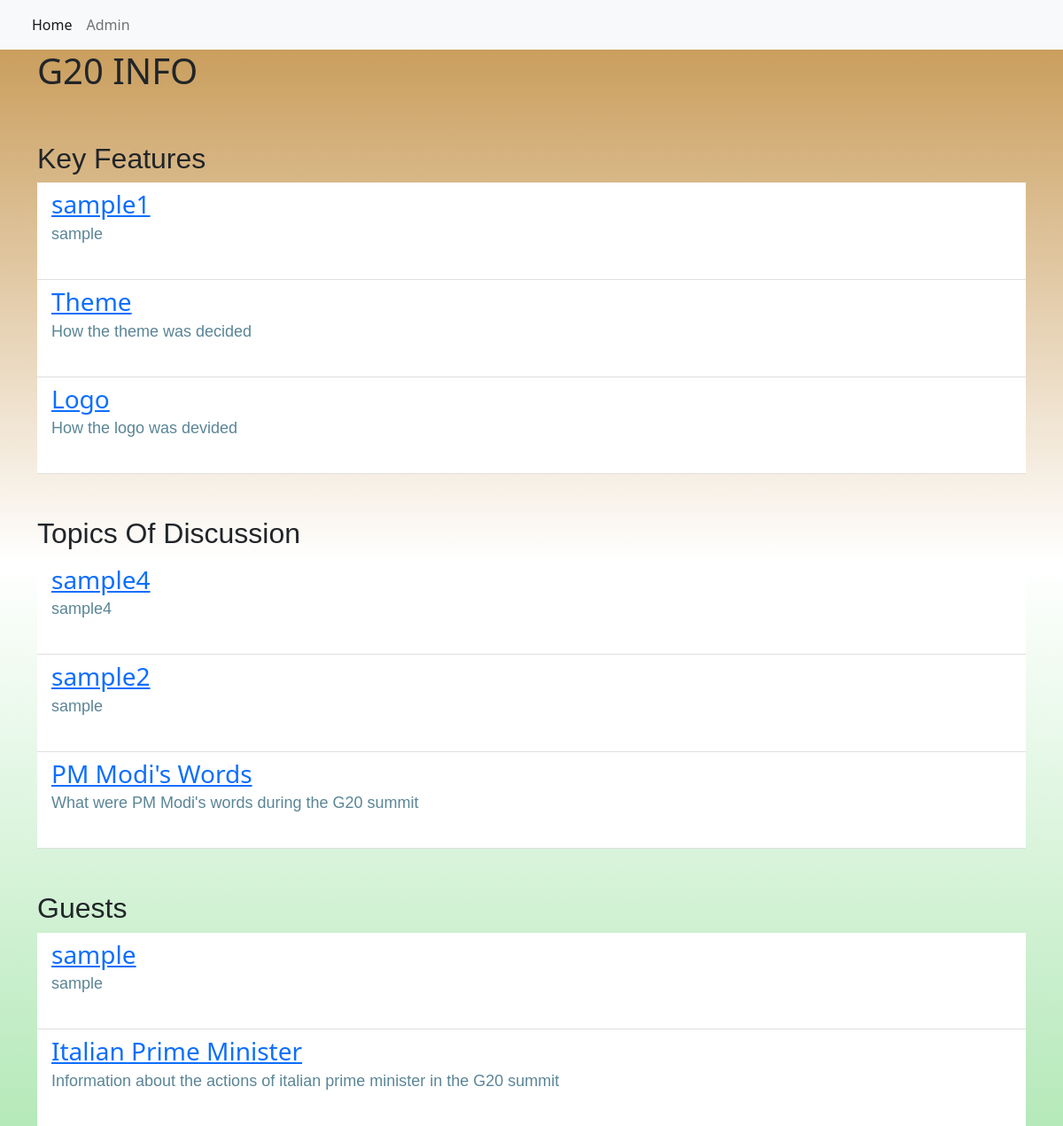
The page / on the database its author committed.
### G20/models.py (models this page shows)
class Item(models.Model):
    Topic = models.CharField(max_length=1000, unique=True)
    description = models.CharField(max_length=2000, unique=False)
    topic_type = models.CharField(max_length=200, choices=TOPIC_TYPE,default='Key Features')
    image = models.ImageField(upload_to="G20/images",default="")

### G20/views.py (the view)
# urls.py: path('',views.Topiclist.as_view(),name='home'),
class Topiclist(generic.ListView):
    queryset = Item.objects.order_by("-description")
    template_name = "index.html"
    def get_context_data(self, **kwargs):
        context =super().get_context_data(**kwargs)
        context['titles'] = TOPIC_TYPE
        return context

### templates/index.html (shortened to what this page needs)
{% extends 'base.html' %}
{% block content %}
<div class="container">
    <head>
    </head>
  <h1>G20 INFO</h1>
    <ul class="list-group list-group-flush">
        {% for title in titles %}
            <h2 class="pt-5">{{ title.1 }}</h2>
                {% for row in item_list %}
                    {% if row.topic_type == title.0 %}
                        <li class="list-group-item d-flex justify-content-between align-items-center border-0 pb-0">
                            <a href="{% url 'detail' row.pk %}"><h3>{{ row.Topic }}</h3></a>
                        </li>
                        <li class="list-group-item pt-0">
                            <p>{{ row.description }}</p>
                        </li>
                        {% endif %}
                {% endfor %}
        {% endfor %}
    </ul>
</div>
{% endblock content %}

### templates/base.html (shortened to what this page needs)
<!DOCTYPE html>
<html lang="en">
    <head>
        <link href="https://cdn.jsdelivr.net/npm/bootstrap@5.2.0-beta1/dist/css/bootstrap.min.css" rel="stylesheet">
    </head>
    <body  style=" background: linear-gradient(to bottom, #c5954e, #ffffff, #b5e9b9);">
        <nav class="navbar navbar-expand-lg bg-light">
            <div class="container-fluid">
                <div class="collapse navbar-collapse" id="navbarNav">
                    <ul class="navbar-nav">
                         <li class="nav-item">
                            <a class="nav-link active" aria-current="page" href="{% url 'home' %}">Home</a>
                        </li>
                        <li class="nav-item">
                            <a class="nav-link" aria-current="page" href="/admin">Admin</a>
                        </li>
                    </ul>
                </div>
            </div>
        </nav>
        {% block content %}
        {% endblock content %}
    </body>
</html>

### templates/index.html (style rules this page uses)
p { color: rgb(90, 133, 150); height: 40px; margin-top: -5px; font-family: 'Lucida Sans', 'Lucida Sans Regular', 'Lucida Grande', 'Lucida Sans Unicode', Geneva, Verdana, sans-serif; font-size: large; }
h2 { font-family: 'Trebuchet MS', 'Lucida Sans Unicode', 'Lucida Grande', 'Lucida Sans', Arial, sans-serif; }

### rows shown on the page
Item: Topic "sample1", description "sample"
Item: Topic "Theme", description "How the theme was decided"
Item: Topic "Logo", description "How the logo was devided"
Item: Topic "sample4", description "sample4"
Item: Topic "sample2", description "sample"
Item: Topic "PM Modi's Words", description "What were PM Modi's words during the G20 summit"
Item: Topic "sample", description "sample"
Item: Topic "Italian Prime Minister", description "Information about the actions of italian prime minister in the G20 summit"

### other values the page prints
{{ title.1 }} "Key Features" "Topics Of Discussion" "Guests"
